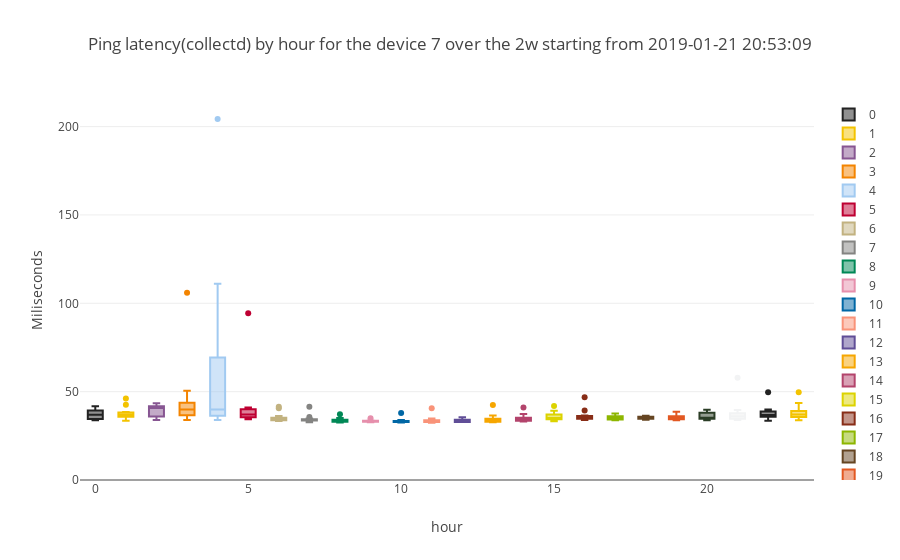

The notebook cell saved with this chart:
### Code cell
device_number=7
subset=ping_hourly_dataframe[ping_hourly_dataframe["SK_PI"]==device_number]
simple_boxplot(dataframe=subset,plot_value='mean',sort_value='hour',
               title="Ping latency(collectd) by hour for the device "+str(device_number)+" over the "+time_interval+" starting from "+starting_point, 
               ytitle="Miliseconds")

### Figure 1 — Plotly figure (JSON) as saved in the notebook; plotly's stock layout.template omitted (floating-point values rounded to 4 significant figures)
{"data": [{"marker": {"color": "222222"}, "name": 0, "type": "box", "y": [38.43, 41.7, 34.58, 36.29, 37.3, 39.24, 40.69, 36.97, 39.74, 35.1, 34.52, 33.78, 33.84, null, null]}, {"marker": {"color": "F3C300"}, "name": 1, "type": "box", "y": [38.55, 42.63, 34.51, 35.75, 36.57, 38.0, 36.1, 37.67, 46.12, 36.98, 37.26, 35.72, 33.59, null, null]}, {"marker": {"color": "875692"}, "name": 2, "type": "box", "y": [35.74, 41.25, 36.02, 35.83, 43.12, 43.49, 41.09, 40.78, 36.51, 42.94, 40.74, 37.84, 33.93, null, null]}, {"marker": {"color": "F38400"}, "name": 3, "type": "box", "y": [36.31, 50.56, 36.01, 36.75, 46.4, 37.76, 39.9, 106.0, 39.91, 38.84, 42.76, 42.78, 33.98, null, null]}, {"marker": {"color": "A1CAF1"}, "name": 4, "type": "box", "y": [37.95, 34.84, 36.72, 41.11, 39.22, 35.5, 42.21, 111.1, 61.11, 39.84, 204.3, 94.13, 33.99, null]}, {"marker": {"color": "BE0032"}, "name": 5, "type": "box", "y": [35.67, 37.13, 39.55, 35.21, 35.2, 39.24, 41.07, 94.42, 39.73, 35.93, 40.97, 36.09, 34.37, null]}, {"marker": {"color": "C2B280"}, "name": 6, "type": "box", "y": [33.68, 34.95, 34.53, 34.69, 33.83, 36.15, 34.71, 41.39, 33.44, 33.63, 34.48, 34.92, 40.65, null]}, {"marker": {"color": "848482"}, "name": 7, "type": "box", "y": [33.35, 34.2, 32.73, 33.74, 33.58, 35.72, 33.96, 34.86, 33.83, 33.81, 33.66, 33.88, 41.4, null]}, {"marker": {"color": "008856"}, "name": 8, "type": "box", "y": [32.76, 33.93, 32.49, 33.44, 32.94, 33.73, 33.74, 34.77, 32.94, 33.19, 32.9, 37.2, 35.09, null]}, {"marker": {"color": "E68FAC"}, "name": 9, "type": "box", "y": [32.64, 33.49, 32.72, 33.5, 32.93, 33.43, 33.09, 33.46, 32.89, 33.18, 33.42, 33.62, 34.97, null]}, {"marker": {"color": "0067A5"}, "name": 10, "type": "box", "y": [33.09, 32.9, 32.89, 32.56, 32.95, 33.29, 32.75, 33.93, 32.96, 32.74, 33.29, 33.76, 37.94, null]}, {"marker": {"color": "F99379"}, "name": 11, "type": "box", "y": [32.44, 32.87, 33.04, 32.44, 33.73, 32.87, 32.83, 34.82, 33.32, 32.74, 33.35, 34.3, 40.55, null]}, {"marker": {"color": "604E97"}, "name": 12, "type": "box", "y": [32.8, 33.24, 32.86, 33.98, 32.9, 34.29, 32.84, 34.17, 33.13, 32.83, 33.4, 34.15, 35.51, null]}, {"marker": {"color": "F6A600"}, "name": 13, "type": "box", "y": [33.04, 33.01, 33.14, 36.55, 32.65, 33.58, 33.05, 42.5, 32.87, 33.84, 34.14, 34.1, 36.36, null]}, {"marker": {"color": "B3446C"}, "name": 14, "type": "box", "y": [34.21, 34.72, 35.09, 35.5, 33.62, 33.09, 34.55, 41.06, 33.25, 33.42, 37.31, 33.55, 33.84, null]}, {"marker": {"color": "DCD300"}, "name": 15, "type": "box", "y": [39.14, 35.54, 34.25, 35.13, 33.34, 33.24, 36.69, 37.99, 35.4, 35.12, 34.98, 34.36, 41.83, null]}, {"marker": {"color": "882D17"}, "name": 16, "type": "box", "y": [34.31, 35.52, 34.73, 46.84, 35.9, 36.12, 33.9, 35.53, 35.0, 39.28, 35.34, 34.32, 36.52, null]}, {"marker": {"color": "8DB600"}, "name": 17, "type": "box", "y": [34.1, 35.01, 34.27, 35.16, 35.95, 34.25, 33.75, 37.01, 34.73, 37.6, 34.82, 34.91, 36.55, null]}, {"marker": {"color": "654522"}, "name": 18, "type": "box", "y": [34.88, 34.97, 35.69, 35.14, 34.24, 34.12, 35.69, 36.3, 35.52, 36.16, 35.89, 34.39, 34.73, null]}, {"marker": {"color": "E25822"}, "name": 19, "type": "box", "y": [35.51, 35.51, 34.97, 33.82, 35.28, 34.17, 33.84, 38.63, 34.65, 36.02, 36.34, 36.81, 34.36, null]}, {"marker": {"color": "2B3D26"}, "name": 20, "type": "box", "y": [34.77, 38.06, 35.13, 34.64, 34.42, 34.4, 38.21, 33.83, 38.81, 34.74, 37.11, 35.33, 37.3, 39.78, null]}, {"marker": {"color": "F2F3F4"}, "name": 21, "type": "box", "y": [36.62, 39.66, 35.45, 34.72, 36.89, 33.99, 38.37, 34.31, 57.82, 34.63, 37.82, 36.27, 35.82, 34.21, null]}, {"marker": {"color": "222222"}, "name": 22, "type": "box", "y": [36.04, 37.18, 34.99, 34.82, 49.7, 35.94, 38.71, 37.4, 39.96, 38.93, 35.83, 36.99, 33.48, 36.47, null]}, {"marker": {"color": "F3C300"}, "name": 23, "type": "box", "y": [37.35, 39.04, 34.79, 38.9, 39.37, 35.3, 43.61, 35.67, 37.3, 36.52, 36.91, 49.59, 33.84, 35.79, null]}], "layout": {"title": "Ping latency(collectd) by hour for the device 7 over the 2w starting from 2019-01-21 20:53:09", "xaxis": {"title": "hour"}, "yaxis": {"rangemode": "tozero", "title": "Miliseconds"}}}
